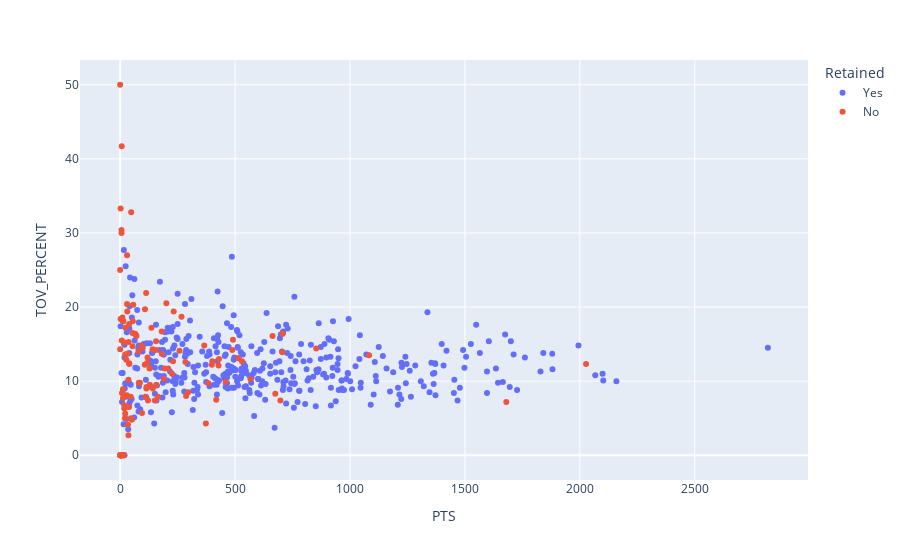

Source (notebook cell):
### Code cell
plotly_train("PTS", "TOV_PERCENT", 2018)

### Figure 1 — Plotly figure (JSON) as saved in the notebook; plotly's stock layout.template omitted (floating-point values rounded to 4 significant figures; data arrays with more than 128 entries replaced by an {"elided": "..."} marker saying what was removed)
{"data": [{"customdata": {"elided": "400x1 str values"}, "hovertemplate": "<b>%{hovertext}</b><br><br>Retained=Yes<br>PTS=%{x}<br>TOV_PERCENT=%{y}<br>TEAMS_LIST=%{customdata[0]}<extra></extra>", "hovertext": {"elided": "400 str values"}, "legendgroup": "Yes", "marker": {"color": "#636efa", "symbol": "circle"}, "mode": "markers", "name": "Yes", "orientation": "v", "showlegend": true, "type": "scatter", "x": {"elided": "400 int values"}, "xaxis": "x", "y": {"elided": "400 float values"}, "yaxis": "y"}, {"customdata": {"elided": "130x1 str values"}, "hovertemplate": "<b>%{hovertext}</b><br><br>Retained=No<br>PTS=%{x}<br>TOV_PERCENT=%{y}<br>TEAMS_LIST=%{customdata[0]}<extra></extra>", "hovertext": {"elided": "130 str values"}, "legendgroup": "No", "marker": {"color": "#EF553B", "symbol": "circle"}, "mode": "markers", "name": "No", "orientation": "v", "showlegend": true, "type": "scatter", "x": {"elided": "130 int values"}, "xaxis": "x", "y": {"elided": "130 float values"}, "yaxis": "y"}], "layout": {"autosize": true, "legend": {"title": {"text": "Retained"}, "tracegroupgap": 0}, "margin": {"t": 60}, "xaxis": {"anchor": "y", "autorange": true, "domain": [0, 1], "range": [-170.7, 2989.0], "title": {"text": "PTS"}, "type": "linear"}, "yaxis": {"anchor": "x", "autorange": true, "domain": [0, 1], "range": [-3.871, 53.87], "title": {"text": "TOV_PERCENT"}, "type": "linear"}}}
